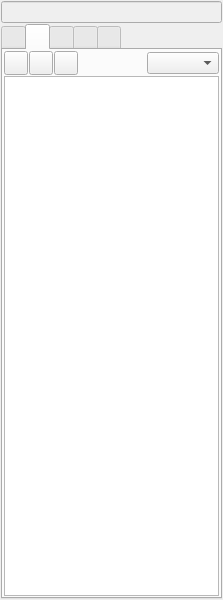
<?xml version="1.0" encoding="UTF-8"?>
<ui version="4.0">
 <class>PENG_NavigationWidget</class>
 <widget class="QWidget" name="PENG_NavigationWidget">
  <property name="geometry">
   <rect>
    <x>0</x>
    <y>0</y>
    <width>223</width>
    <height>600</height>
   </rect>
  </property>
  <property name="windowTitle">
   <string>Navigation</string>
  </property>
  <layout class="QGridLayout" name="gridLayout">
   <property name="leftMargin">
    <number>1</number>
   </property>
   <property name="topMargin">
    <number>1</number>
   </property>
   <property name="rightMargin">
    <number>1</number>
   </property>
   <property name="bottomMargin">
    <number>1</number>
   </property>
   <property name="horizontalSpacing">
    <number>3</number>
   </property>
   <property name="verticalSpacing">
    <number>1</number>
   </property>
   <item row="0" column="0">
    <widget class="QLineEdit" name="leProject">
     <property name="enabled">
      <bool>false</bool>
     </property>
     <property name="readOnly">
      <bool>true</bool>
     </property>
    </widget>
   </item>
   <item row="1" column="0">
    <widget class="QTabWidget" name="tabWidget">
     <property name="toolTip">
      <string/>
     </property>
     <property name="tabPosition">
      <enum>QTabWidget::North</enum>
     </property>
     <property name="currentIndex">
      <number>1</number>
     </property>
     <property name="iconSize">
      <size>
       <width>16</width>
       <height>16</height>
      </size>
     </property>
     <property name="tabsClosable">
      <bool>false</bool>
     </property>
     <property name="movable">
      <bool>false</bool>
     </property>
     <widget class="QWidget" name="tabPnid">
      <property name="toolTip">
       <string>P&amp;ID List</string>
      </property>
      <attribute name="icon">
       <iconset resource="peng.qrc">
        <normaloff>:/images/icons/pnid.png</normaloff>:/images/icons/pnid.png</iconset>
      </attribute>
      <attribute name="title">
       <string/>
      </attribute>
      <attribute name="toolTip">
       <string>P&amp;&amp;ID List</string>
      </attribute>
     </widget>
     <widget class="QWidget" name="tabEquipment">
      <property name="toolTip">
       <string>Equipment List</string>
      </property>
      <attribute name="icon">
       <iconset resource="peng.qrc">
        <normaloff>:/images/icons/equipment.png</normaloff>:/images/icons/equipment.png</iconset>
      </attribute>
      <attribute name="title">
       <string/>
      </attribute>
      <attribute name="toolTip">
       <string>Equipment List</string>
      </attribute>
      <layout class="QGridLayout" name="gridLayout_3">
       <property name="leftMargin">
        <number>1</number>
       </property>
       <property name="topMargin">
        <number>1</number>
       </property>
       <property name="rightMargin">
        <number>1</number>
       </property>
       <property name="bottomMargin">
        <number>1</number>
       </property>
       <property name="horizontalSpacing">
        <number>3</number>
       </property>
       <property name="verticalSpacing">
        <number>1</number>
       </property>
       <item row="0" column="0">
        <layout class="QHBoxLayout" name="horizontalLayout_2">
         <property name="spacing">
          <number>1</number>
         </property>
         <item>
          <widget class="QToolButton" name="pbAddEquipment">
           <property name="minimumSize">
            <size>
             <width>24</width>
             <height>24</height>
            </size>
           </property>
           <property name="maximumSize">
            <size>
             <width>24</width>
             <height>24</height>
            </size>
           </property>
           <property name="toolTip">
            <string>Add equipment</string>
           </property>
           <property name="text">
            <string/>
           </property>
           <property name="icon">
            <iconset>
             <normalon>:/images/icons/add.png</normalon>
            </iconset>
           </property>
           <property name="iconSize">
            <size>
             <width>16</width>
             <height>16</height>
            </size>
           </property>
          </widget>
         </item>
         <item>
          <widget class="QToolButton" name="pbDeleteEquipment">
           <property name="minimumSize">
            <size>
             <width>24</width>
             <height>24</height>
            </size>
           </property>
           <property name="maximumSize">
            <size>
             <width>24</width>
             <height>24</height>
            </size>
           </property>
           <property name="toolTip">
            <string>Delete equipment</string>
           </property>
           <property name="text">
            <string/>
           </property>
           <property name="icon">
            <iconset resource="../../../db/src/gui/db.qrc">
             <normaloff>:/images/icons/delete.png</normaloff>:/images/icons/delete.png</iconset>
           </property>
          </widget>
         </item>
         <item>
          <widget class="QToolButton" name="pbSaveEquipment">
           <property name="minimumSize">
            <size>
             <width>24</width>
             <height>24</height>
            </size>
           </property>
           <property name="maximumSize">
            <size>
             <width>24</width>
             <height>24</height>
            </size>
           </property>
           <property name="toolTip">
            <string>Save to database</string>
           </property>
           <property name="text">
            <string/>
           </property>
           <property name="icon">
            <iconset resource="../../../db/src/gui/db.qrc">
             <normaloff>:/images/icons/database_save.png</normaloff>:/images/icons/database_save.png</iconset>
           </property>
          </widget>
         </item>
         <item>
          <spacer name="horizontalSpacer_2">
           <property name="orientation">
            <enum>Qt::Horizontal</enum>
           </property>
           <property name="sizeHint" stdset="0">
            <size>
             <width>40</width>
             <height>20</height>
            </size>
           </property>
          </spacer>
         </item>
         <item>
          <widget class="QComboBox" name="cbEquipmentType">
           <property name="toolTip">
            <string>Equipment type</string>
           </property>
          </widget>
         </item>
        </layout>
       </item>
       <item row="1" column="0">
        <widget class="QTableView" name="tvEquipment">
         <property name="toolTip">
          <string>Equipment</string>
         </property>
        </widget>
       </item>
      </layout>
     </widget>
     <widget class="QWidget" name="tabPipeLine">
      <property name="toolTip">
       <string>Line List</string>
      </property>
      <attribute name="icon">
       <iconset resource="peng.qrc">
        <normaloff>:/images/icons/pipeline.png</normaloff>:/images/icons/pipeline.png</iconset>
      </attribute>
      <attribute name="title">
       <string/>
      </attribute>
      <attribute name="toolTip">
       <string>Line List</string>
      </attribute>
      <layout class="QGridLayout" name="gridLayout_2">
       <property name="leftMargin">
        <number>1</number>
       </property>
       <property name="topMargin">
        <number>1</number>
       </property>
       <property name="rightMargin">
        <number>1</number>
       </property>
       <property name="bottomMargin">
        <number>1</number>
       </property>
       <property name="horizontalSpacing">
        <number>3</number>
       </property>
       <property name="verticalSpacing">
        <number>1</number>
       </property>
       <item row="0" column="0">
        <layout class="QHBoxLayout" name="horizontalLayout">
         <property name="spacing">
          <number>1</number>
         </property>
         <item>
          <widget class="QToolButton" name="pbAddLine">
           <property name="minimumSize">
            <size>
             <width>24</width>
             <height>24</height>
            </size>
           </property>
           <property name="maximumSize">
            <size>
             <width>24</width>
             <height>24</height>
            </size>
           </property>
           <property name="toolTip">
            <string>Add pipe line</string>
           </property>
           <property name="text">
            <string/>
           </property>
           <property name="icon">
            <iconset>
             <normalon>:/images/icons/add.png</normalon>
            </iconset>
           </property>
           <property name="iconSize">
            <size>
             <width>16</width>
             <height>16</height>
            </size>
           </property>
          </widget>
         </item>
         <item>
          <widget class="QToolButton" name="pbDeleteLine">
           <property name="minimumSize">
            <size>
             <width>24</width>
             <height>24</height>
            </size>
           </property>
           <property name="maximumSize">
            <size>
             <width>24</width>
             <height>24</height>
            </size>
           </property>
           <property name="toolTip">
            <string>Delete pipe line</string>
           </property>
           <property name="text">
            <string/>
           </property>
           <property name="icon">
            <iconset resource="../../../db/src/gui/db.qrc">
             <normaloff>:/images/icons/delete.png</normaloff>:/images/icons/delete.png</iconset>
           </property>
          </widget>
         </item>
         <item>
          <widget class="QToolButton" name="pbSaveLine">
           <property name="minimumSize">
            <size>
             <width>24</width>
             <height>24</height>
            </size>
           </property>
           <property name="maximumSize">
            <size>
             <width>24</width>
             <height>24</height>
            </size>
           </property>
           <property name="toolTip">
            <string>Save pipe line</string>
           </property>
           <property name="text">
            <string/>
           </property>
           <property name="icon">
            <iconset resource="../../../db/src/gui/db.qrc">
             <normaloff>:/images/icons/database_save.png</normaloff>:/images/icons/database_save.png</iconset>
           </property>
          </widget>
         </item>
         <item>
          <spacer name="horizontalSpacer">
           <property name="orientation">
            <enum>Qt::Horizontal</enum>
           </property>
           <property name="sizeHint" stdset="0">
            <size>
             <width>40</width>
             <height>20</height>
            </size>
           </property>
          </spacer>
         </item>
         <item>
          <widget class="QComboBox" name="cbLineType">
           <property name="toolTip">
            <string>Pipe line type</string>
           </property>
          </widget>
         </item>
        </layout>
       </item>
       <item row="1" column="0">
        <widget class="QTableView" name="tvLine">
         <property name="toolTip">
          <string>Pipe line</string>
         </property>
        </widget>
       </item>
      </layout>
     </widget>
     <widget class="QWidget" name="tabInstrument">
      <property name="toolTip">
       <string>Instrument List</string>
      </property>
      <attribute name="icon">
       <iconset resource="peng.qrc">
        <normaloff>:/images/icons/instrument.png</normaloff>:/images/icons/instrument.png</iconset>
      </attribute>
      <attribute name="title">
       <string/>
      </attribute>
      <attribute name="toolTip">
       <string>Instrument List</string>
      </attribute>
     </widget>
     <widget class="QWidget" name="tabElectrical">
      <property name="toolTip">
       <string>Electrical Equipment List</string>
      </property>
      <attribute name="icon">
       <iconset resource="../../../db/src/gui/db.qrc">
        <normaloff>:/images/icons/lightning.png</normaloff>:/images/icons/lightning.png</iconset>
      </attribute>
      <attribute name="title">
       <string/>
      </attribute>
      <attribute name="toolTip">
       <string>Electrical Equipment List</string>
      </attribute>
     </widget>
    </widget>
   </item>
  </layout>
 </widget>
 <resources>
  <include location="../../../db/src/gui/db.qrc"/>
  <include location="peng.qrc"/>
 </resources>
 <connections/>
</ui>
